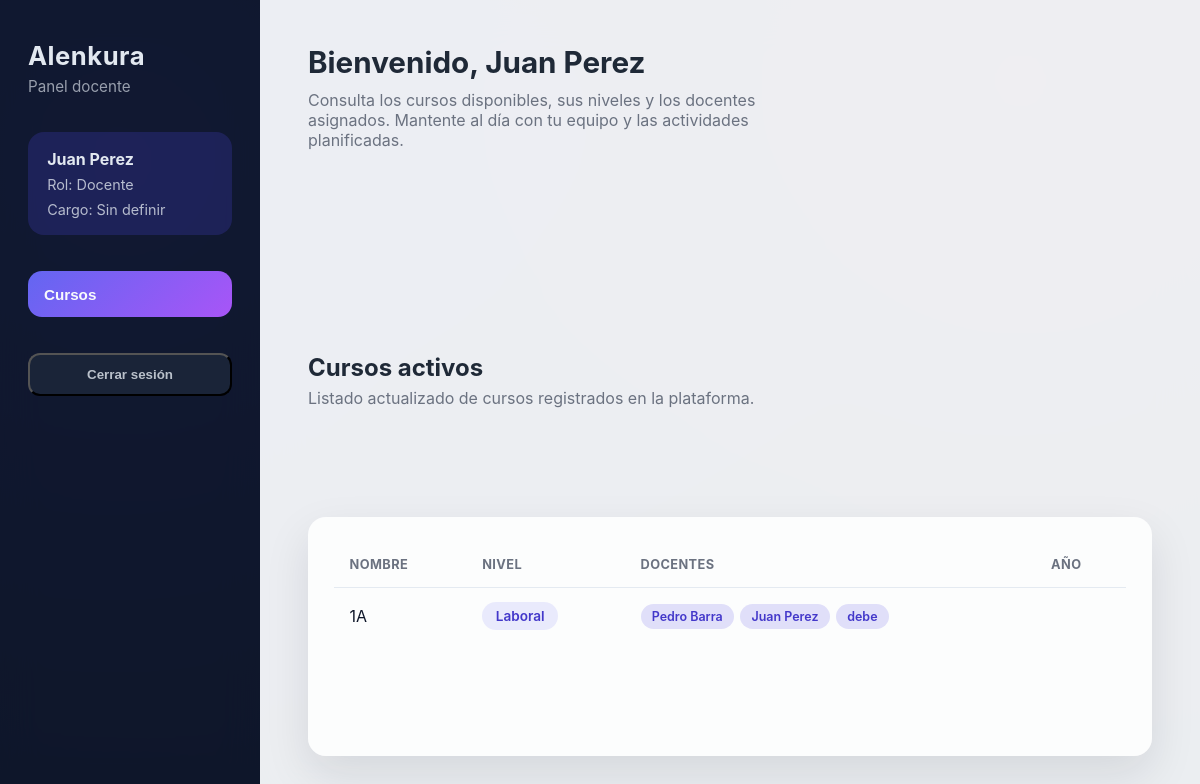
Page /docente/ (signed in) on the committed database.
### accounts/models.py (models this page shows, shortened)
class User(AbstractUser):
    class Roles(models.TextChoices):
        ADMIN = 'ADMIN', 'Administrador'
        DIRECTOR = 'DIRECTOR', 'Director'
        COORDINATOR = 'COORDINADOR', 'Coordinador'
        TEACHER = 'TEACHER', 'Docente'
        PROFESSIONAL = 'PROFESSIONAL', 'Profesional'
    role = models.CharField(max_length=20, choices=Roles.choices, default=Roles.TEACHER)
    profesion = models.CharField(max_length=150, blank=True)
    phone = models.IntegerField(max_length=20, blank=True)
    address = models.CharField(max_length=255, blank=True)
    birth_date = models.DateField(null=True, blank=True)

### core/models.py (models this page shows, shortened)
class DateTime(models.Model):
    created_at = models.DateTimeField(auto_now_add=True)
    updated_at = models.DateTimeField(auto_now=True)
    class Meta:
        abstract = True

class Course(DateTime):
    level = models.CharField(max_length=10, choices=Levels.choices, default=Levels.BASIC)
    name = models.ForeignKey(CourseName, on_delete=models.CASCADE)
    teachers = models.ManyToManyField('accounts.User', related_name='courses', blank=True)
    class Meta:
        ordering = ('name__name',)

class CourseName(DateTime):
    name = models.CharField(max_length=150, unique=True)
    level = models.CharField(max_length=10, choices=Levels.choices, default=Levels.BASIC)
    def __str__(self) -> str:
        return self.name

### accounts/views.py (the view)
# urls.py: path('docente/', views.teacher_dashboard, name='teacher_dashboard'),
@login_required
def teacher_dashboard(request):
    if request.user.role == User.Roles.ADMIN:
        return redirect('admin_dashboard')
    courses = Course.objects.prefetch_related('teachers').all()
    return render(
        request,
        'accounts/teacher_dashboard.html',
        {
            'user_role': request.user.get_role_display(),
            'courses': courses,
        },
    )

### templates/accounts/teacher_dashboard.html (shortened to what this page needs)
<!DOCTYPE html>
<html lang="es">
<head>
</head>
<body>
    <div class="layout">
        <aside class="sidebar">
            <div class="brand">
                <span>Alenkura</span>
                <small>Panel docente</small>
            </div>
            <div class="user-summary">
                <strong>{{ request.user.first_name|default:request.user.username }}</strong>
                <span>Rol: {{ user_role }}</span>
                <span>Cargo: {{ request.user.cargo|default:"Sin definir" }}</span>
            </div>
            <nav>
                <button type="button" class="nav-btn active">Cursos</button>
            </nav>
            <form action="{% url 'logout' %}" method="post" style="margin:0;">
                <button class="logout" type="submit">Cerrar sesión</button>
            </form>
        </aside>
        <main class="content">
            <header class="heading">
                <h1>Bienvenido, {{ request.user.first_name|default:request.user.username }}</h1>
                <p>Consulta los cursos disponibles, sus niveles y los docentes asignados. Mantente al día con tu equipo y las actividades planificadas.</p>
            </header>
            <section class="panel">
                <div>
                    <h2 style="margin:0;color:#1f2937;">Cursos activos</h2>
                    <p style="margin:0.35rem 0 0;color:#6b7280;">Listado actualizado de cursos registrados en la plataforma.</p>
                </div>
                <div class="table-wrapper">
                    <table>
                        <thead>
                            <tr>
                                <th>Nombre</th>
                                <th>Nivel</th>
                                <th>Docentes</th>
                                <th>Año</th>
                            </tr>
                        </thead>
                        <tbody>
                            {% for course in courses %}
                                <tr>
                                    <td>{{ course.name }}</td>
                                    <td><span class="badge">{{ course.get_level_display }}</span></td>
                                    <td>
                                        {% with teachers=course.teachers.all %}
                                            {% if teachers %}
                                                <div class="chip-list">
                                                    {% for teacher in teachers %}
                                                        <span class="chip">{{ teacher.first_name|default:teacher.username }}</span>
                                                    {% endfor %}
                                                </div>
                                            {% else %}
                                                <span style="color:#6b7280;">Sin asignar</span>
                                            {% endif %}
                                        {% endwith %}
                                    </td>
                                    <td>{{ course.year }}</td>
                                </tr>
                            {% empty %}
                                <tr>
                                    <td colspan="4" style="text-align:center;color:#6b7280;">Aún no hay cursos registrados.</td>
                                </tr>
                            {% endfor %}
                        </tbody>
                    </table>
                </div>
            </section>
        </main>
    </div>
</body>
</html>

### templates/accounts/teacher_dashboard.html (style rules this page uses)
:root { color-scheme: light; }
* { box-sizing: border-box; }
body { margin: 0; font-family: "Inter", system-ui, -apple-system, BlinkMacSystemFont, "Segoe UI", sans-serif; background: linear-gradient(135deg, #0f172a, #111827); min-height: 100vh; display: flex; color: #0f172a; }
body::before { content: ""; position: fixed; inset: 0; background: radial-gradient(circle at 10% 20%, rgba(79, 70, 229, 0.32), transparent 60%), radial-gradient(circle at 85% 10%, rgba(236, 72, 153, 0.28), transparent 55%); pointer-events: none; }
.layout { position: relative; z-index: 1; flex: 1; display: grid; grid-template-columns: 260px 1fr; min-height: 100vh; }
.sidebar { background: rgba(15, 23, 42, 0.85); backdrop-filter: blur(18px); padding: 2.5rem 1.75rem; display: flex; flex-direction: column; gap: 2.25rem; color: #e2e8f0; }
.brand { display: grid; gap: 0.35rem; }
.brand span { font-size: 1.6rem; font-weight: 700; letter-spacing: 0.02em; }
.brand small { font-size: 0.95rem; color: rgba(226, 232, 240, 0.65); }
.user-summary { background: rgba(79, 70, 229, 0.22); border-radius: 16px; padding: 1.1rem 1.2rem; display: grid; gap: 0.45rem; }
.user-summary strong { font-size: 1rem; }
.user-summary span { color: rgba(226, 232, 240, 0.78); font-size: 0.9rem; }
nav { display: grid; gap: 0.75rem; }
.nav-btn { border: none; border-radius: 14px; padding: 0.9rem 1rem; font-size: 0.95rem; font-weight: 600; color: rgba(226, 232, 240, 0.85); background: rgba(99, 102, 241, 0.18); text-align: left; cursor: pointer; transition: transform 0.12s ease, background 0.12s ease, color 0.12s ease; }
.nav-btn.active { background: linear-gradient(135deg, #6366f1, #a855f7); color: #f8fafc; }
.logout { display: block; width: 100%; margin-top: auto; border-radius: 12px; padding: 0.75rem 1rem; text-decoration: none; text-align: center; font-weight: 600; color: rgba(226, 232, 240, 0.8); background: rgba(30, 41, 59, 0.75); transition: background 0.12s ease, color 0.12s ease, transform 0.12s ease; }
.content { position: relative; padding: 2.75rem clamp(2rem, 4vw, 4rem); background: rgba(248, 250, 252, 0.95); backdrop-filter: blur(22px); display: grid; gap: 2rem; }
.heading h1 { margin: 0; font-size: clamp(1.85rem, 2.4vw, 2.4rem); color: #1f2937; }
.heading p { margin: 0.6rem 0 0; color: #6b7280; max-width: 520px; }
.panel { animation: fade-in 0.35s ease; display: grid; gap: 1.5rem; }
.table-wrapper { background: rgba(255, 255, 255, 0.88); border-radius: 18px; padding: 1.6rem; box-shadow: 0 18px 45px rgba(15, 23, 42, 0.1); overflow: auto; }
table { width: 100%; border-collapse: collapse; min-width: 560px; }
th, td { padding: 0.9rem 1rem; text-align: left; }
th { font-size: 0.8rem; text-transform: uppercase; letter-spacing: 0.03em; color: #6b7280; }
tbody tr { border-top: 1px solid rgba(226, 232, 240, 0.9); transition: background 0.2s ease; }
.badge { display: inline-flex; align-items: center; padding: 0.38rem 0.85rem; border-radius: 999px; font-weight: 600; font-size: 0.85rem; color: #4338ca; background: rgba(99, 102, 241, 0.12); }
.chip-list { display: flex; flex-wrap: wrap; gap: 0.4rem; }
.chip { display: inline-flex; align-items: center; padding: 0.32rem 0.7rem; border-radius: 999px; font-weight: 600; font-size: 0.78rem; background: rgba(79, 70, 229, 0.16); color: #4338ca; }

### rows in the picture
User: user.first_name "Juan Perez", first_name "Juan Perez"
Course: name "1A", level "Laboral"
User: first_name "Pedro Barra"
User: first_name "debe"

### other values in the picture
{{ user_role }} "Docente"
{{ request.user.cargo|default:"Sin definir" }} "Sin definir"
